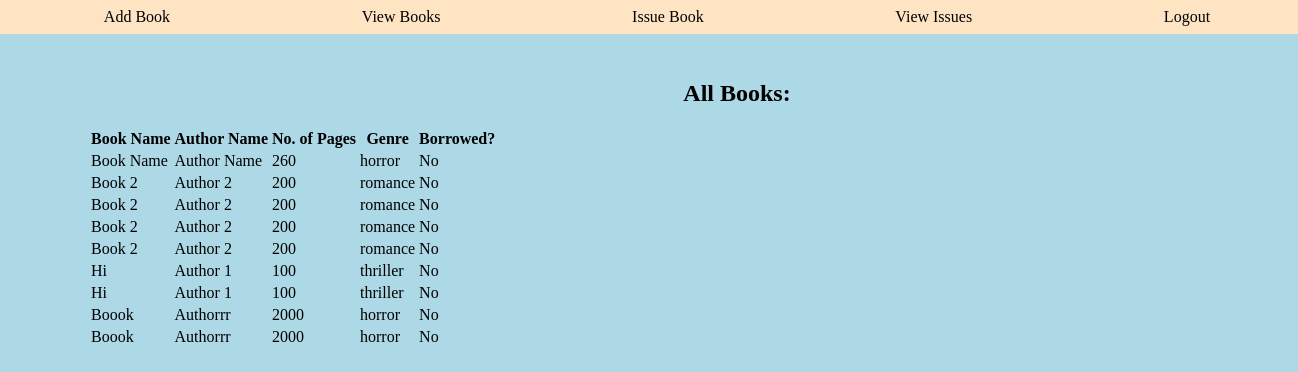
The page /books/ on the database its author committed.
### books/models.py (models this page shows)
class BookModel(models.Model):
    name = models.CharField(max_length=100)
    author = models.CharField(max_length=100)
    pages = models.IntegerField()
    borrowed = models.CharField(max_length=100, default='No')
    genres = ['thriller', 'horror', 'romance']
    genre = models.CharField(
        choices=[(x, x) for x in genres], default=genres[0], max_length=100)

### books/views.py (the view)
# urls.py: path('books/', views.books),
def books(req):
    context = {}
    context['books'] = BookModel.objects.all()
    return render(req, 'books.html', context)

### books/templates/books.html (shortened to what this page needs)
<html>
  <head>
  </head>
  <body>
    <nav>
      <div><a href="/bookForm">Add Book</a></div>
      <div><a href="/books">View Books</a></div>
      <div><a href="/issueForm">Issue Book</a></div>
      <div><a href="/issues">View Issues</a></div>
      <div><a href="/">Logout</a></div>
    </nav>
    <div class="mainDiv">
      <h2>All Books:</h2>
      <div>
        <table cellspacing="2">
          <tr>
            <th>Book Name</th>
            <th>Author Name</th>
            <th>No. of Pages</th>
            <th>Genre</th>
            <th>Borrowed?</th>
          </tr>
          {% for book in books %}
          <tr>
            <td>{{book.name}}</td>
            <td>{{book.author}}</td>
            <td>{{book.pages}}</td>
            <td>{{book.genre}}</td>
            <td>{{book.borrowed}}</td>
          </tr>
          {% endfor %}
        </table>
      </div>
    </div>
  </body>
</html>

### books/templates/books.html (style rules this page uses)
body { background-color: lightblue; width: 100vw; overflow: hidden; }
nav { background-color: bisque; text-align: center; display: flex; justify-content: space-around; flex-direction: row; position: absolute; width: 100vw; top: 0; left: 0; padding: 0.5rem; }
a { color: black; text-decoration: none; }
.mainDiv { margin: 5rem; text-align: center; width: 100vw; }

### rows shown on the page
BookModel: name "Book Name", author "Author Name", pages "260", genre "horror", borrowed "No"
BookModel: name "Book 2", author "Author 2", pages "200", genre "romance", borrowed "No"
BookModel: name "Book 2", author "Author 2", pages "200", genre "romance", borrowed "No"
BookModel: name "Book 2", author "Author 2", pages "200", genre "romance", borrowed "No"
BookModel: name "Book 2", author "Author 2", pages "200", genre "romance", borrowed "No"
BookModel: name "Hi", author "Author 1", pages "100", genre "thriller", borrowed "No"
BookModel: name "Hi", author "Author 1", pages "100", genre "thriller", borrowed "No"
BookModel: name "Boook", author "Authorrr", pages "2000", genre "horror", borrowed "No"
BookModel: name "Boook", author "Authorrr", pages "2000", genre "horror", borrowed "No"
